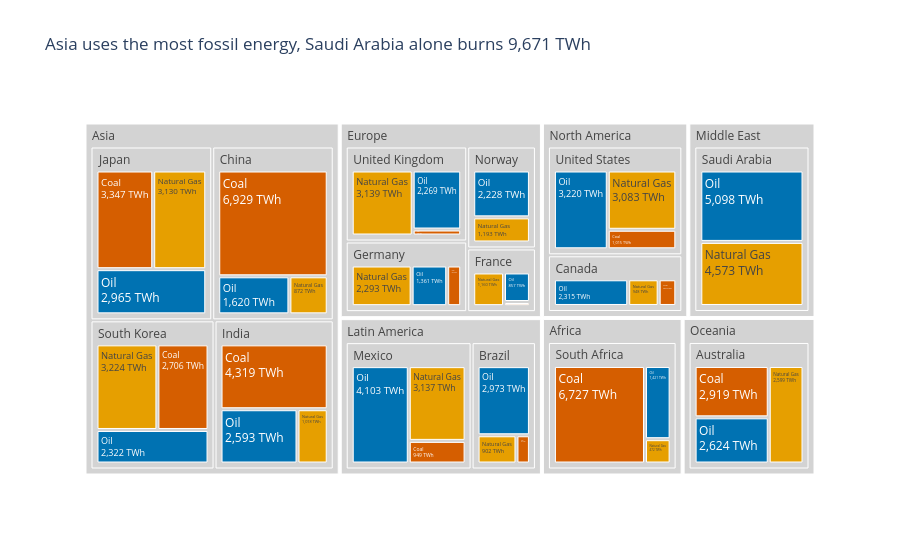

This figure's notebook cell:
### Markdown cell above
## Task 1 — Treemap: fossil fuel dependency by country

**What to build:** A treemap showing **fossil fuel TWh only**, broken down by Region → Country → Source (Coal / Oil / Natural Gas).

**Requirements:**
- Filter to fossil sources only before plotting
- Use `path=['Region', 'Country', 'Source']` for the hierarchy
- Colour encodes the fossil source type (Coal / Oil / Natural Gas) with a CVD-safe palette
- Show TWh values in labels — no percentages
- Grey out parent nodes (Region and Country level)
- Insight title naming which region or country is most fossil-dependent

> 💡 `df.loc[df['Source_Type'] == 'Fossil']`

### Code cell
# Task 1
df_fossil = df.loc[df['Source_Type'] == 'Fossil']

# find the biggest fossil user for the title
top_region = df_fossil.groupby('Region')['TWh'].sum().idxmax()
top_country = df_fossil.groupby('Country')['TWh'].sum().idxmax()
top_twh = df_fossil.groupby('Country')['TWh'].sum().max()

# Okabe-Ito colours (CVD safe), '(?)' is the mixed parent node so it goes grey
colors = {'Coal': '#D55E00', 'Oil': '#0072B2', 'Natural Gas': '#E69F00', '(?)': 'lightgrey'}

fig1 = px.treemap(df_fossil, path=['Region', 'Country', 'Source'], values='TWh',
                  color='Source', color_discrete_map=colors,
                  title=f'{top_region} uses the most fossil energy, {top_country} alone burns {top_twh:,.0f} TWh')
fig1.update_traces(texttemplate='%{label}<br>%{value:,.0f} TWh', hovertemplate='%{label}: %{value:,.0f} TWh')
fig1.show()

### Figure 1 — Plotly figure (JSON) as saved in the notebook; plotly's stock layout.template omitted (floating-point values rounded to 4 significant figures)
{"data": [{"branchvalues": "total", "customdata": [["Coal"], ["Oil"], ["Oil"], ["Oil"], ["Natural Gas"], ["Natural Gas"], ["Natural Gas"], ["Natural Gas"], ["Coal"], ["Natural Gas"], ["Coal"], ["Coal"], ["Coal"], ["Natural Gas"], ["Oil"], ["Coal"], ["Oil"], ["Oil"], ["Oil"], ["Oil"], ["Coal"], ["Natural Gas"], ["Oil"], ["Natural Gas"], ["Coal"], ["Coal"], ["Natural Gas"], ["Natural Gas"], ["Oil"], ["Coal"], ["Oil"], ["Natural Gas"], ["Oil"], ["Oil"], ["Natural Gas"], ["Natural Gas"], ["Oil"], ["Oil"], ["Coal"], ["Natural Gas"], ["Natural Gas"], ["Coal"], ["Coal"], ["(?)"], ["(?)"], ["(?)"], ["(?)"], ["(?)"], ["(?)"], ["(?)"], ["(?)"], ["(?)"], ["(?)"], ["(?)"], ["(?)"], ["(?)"], ["(?)"], ["(?)"], ["(?)"], ["(?)"], ["(?)"], ["(?)"], ["(?)"], ["(?)"], ["(?)"]], "domain": {"x": [0, 1], "y": [0, 1]}, "hovertemplate": "%{label}: %{value:,.0f} TWh", "ids": ["Oceania/Australia/Coal", "Asia/South Korea/Oil", "Europe/Norway/Oil", "Asia/India/Oil", "North America/United States/Natural Gas", "Africa/South Africa/Natural Gas", "Europe/Germany/Natural Gas", "North America/Canada/Natural Gas", "North America/United States/Coal", "Latin America/Mexico/Natural Gas", "Asia/China/Coal", "Asia/India/Coal", "Africa/South Africa/Coal", "Europe/United Kingdom/Natural Gas", "Africa/South Africa/Oil", "North America/Canada/Coal", "Latin America/Mexico/Oil", "Europe/Germany/Oil", "Asia/China/Oil", "Latin America/Brazil/Oil", "Europe/Germany/Coal", "Middle East/Saudi Arabia/Natural Gas", "North America/United States/Oil", "Asia/Japan/Natural Gas", "Europe/United Kingdom/Coal", "Latin America/Mexico/Coal", "Europe/France/Natural Gas", "Latin America/Brazil/Natural Gas", "Europe/United Kingdom/Oil", "Latin America/Brazil/Coal", "Middle East/Saudi Arabia/Oil", "Oceania/Australia/Natural Gas", "Asia/Japan/Oil", "Europe/France/Oil", "Europe/Norway/Natural Gas", "Asia/China/Natural Gas", "North America/Canada/Oil", "Oceania/Australia/Oil", "Europe/France/Coal", "Asia/India/Natural Gas", "Asia/South Korea/Natural Gas", "Asia/Japan/Coal", "Asia/South Korea/Coal", "Oceania/Australia", "Latin America/Brazil", "North America/Canada", "Asia/China", "Europe/France", "Europe/Germany", "Asia/India", "Asia/Japan", "Latin America/Mexico", "Europe/Norway", "Middle East/Saudi Arabia", "Africa/South Africa", "Asia/South Korea", "Europe/United Kingdom", "North America/United States", "Africa", "Asia", "Europe", "Latin America", "Middle East", "North America", "Oceania"], "labels": ["Coal", "Oil", "Oil", "Oil", "Natural Gas", "Natural Gas", "Natural Gas", "Natural Gas", "Coal", "Natural Gas", "Coal", "Coal", "Coal", "Natural Gas", "Oil", "Coal", "Oil", "Oil", "Oil", "Oil", "Coal", "Natural Gas", "Oil", "Natural Gas", "Coal", "Coal", "Natural Gas", "Natural Gas", "Oil", "Coal", "Oil", "Natural Gas", "Oil", "Oil", "Natural Gas", "Natural Gas", "Oil", "Oil", "Coal", "Natural Gas", "Natural Gas", "Coal", "Coal", "Australia", "Brazil", "Canada", "China", "France", "Germany", "India", "Japan", "Mexico", "Norway", "Saudi Arabia", "South Africa", "South Korea", "United Kingdom", "United States", "Africa", "Asia", "Europe", "Latin America", "Middle East", "North America", "Oceania"], "marker": {"colors": ["#D55E00", "#0072B2", "#0072B2", "#0072B2", "#E69F00", "#E69F00", "#E69F00", "#E69F00", "#D55E00", "#E69F00", "#D55E00", "#D55E00", "#D55E00", "#E69F00", "#0072B2", "#D55E00", "#0072B2", "#0072B2", "#0072B2", "#0072B2", "#D55E00", "#E69F00", "#0072B2", "#E69F00", "#D55E00", "#D55E00", "#E69F00", "#E69F00", "#0072B2", "#D55E00", "#0072B2", "#E69F00", "#0072B2", "#0072B2", "#E69F00", "#E69F00", "#0072B2", "#0072B2", "#D55E00", "#E69F00", "#E69F00", "#D55E00", "#D55E00", "lightgrey", "lightgrey", "lightgrey", "lightgrey", "lightgrey", "lightgrey", "lightgrey", "lightgrey", "lightgrey", "lightgrey", "lightgrey", "lightgrey", "lightgrey", "lightgrey", "lightgrey", "lightgrey", "lightgrey", "lightgrey", "lightgrey", "lightgrey", "lightgrey", "lightgrey"]}, "name": "", "parents": ["Oceania/Australia", "Asia/South Korea", "Europe/Norway", "Asia/India", "North America/United States", "Africa/South Africa", "Europe/Germany", "North America/Canada", "North America/United States", "Latin America/Mexico", "Asia/China", "Asia/India", "Africa/South Africa", "Europe/United Kingdom", "Africa/South Africa", "North America/Canada", "Latin America/Mexico", "Europe/Germany", "Asia/China", "Latin America/Brazil", "Europe/Germany", "Middle East/Saudi Arabia", "North America/United States", "Asia/Japan", "Europe/United Kingdom", "Latin America/Mexico", "Europe/France", "Latin America/Brazil", "Europe/United Kingdom", "Latin America/Brazil", "Middle East/Saudi Arabia", "Oceania/Australia", "Asia/Japan", "Europe/France", "Europe/Norway", "Asia/China", "North America/Canada", "Oceania/Australia", "Europe/France", "Asia/India", "Asia/South Korea", "Asia/Japan", "Asia/South Korea", "Oceania", "Latin America", "North America", "Asia", "Europe", "Europe", "Asia", "Asia", "Latin America", "Europe", "Middle East", "Africa", "Asia", "Europe", "North America", "", "", "", "", "", "", ""], "texttemplate": "%{label}<br>%{value:,.0f} TWh", "type": "treemap", "values": [2919, 2322, 2228, 2593, 3083, 472, 2293, 948, 1015, 3137, 6929.0, 4319, 6727, 3139, 1421, 550, 4103, 1361, 1620, 2973, 537, 4573, 3220, 3130, 230, 949, 1160, 902, 2269, 312, 5098, 2599, 2965, 857, 1193, 872, 2315, 2624, 120, 1018, 3224, 3347, 2706, 8142, 4187, 3813, 9421.0, 2137, 4191, 7930, 9442, 8189, 3421, 9671, 8620, 8252, 5638, 7318, 8620, 35050.0, 15387, 12376, 9671, 11131, 8142]}], "layout": {"legend": {"tracegroupgap": 0}, "title": {"text": "Asia uses the most fossil energy, Saudi Arabia alone burns 9,671 TWh"}}}
